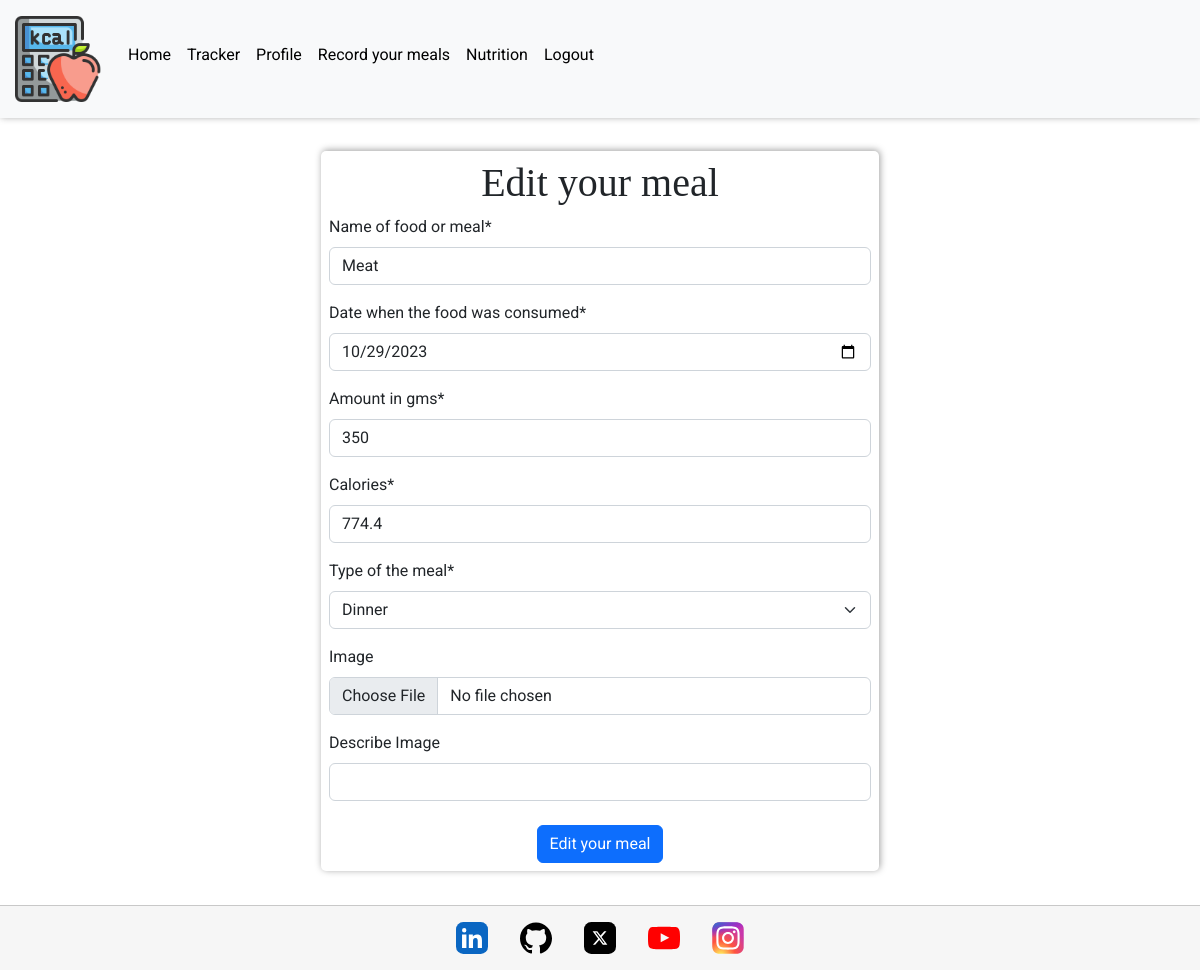
The app's page /tracker/edit/15/ (signed in), older data.
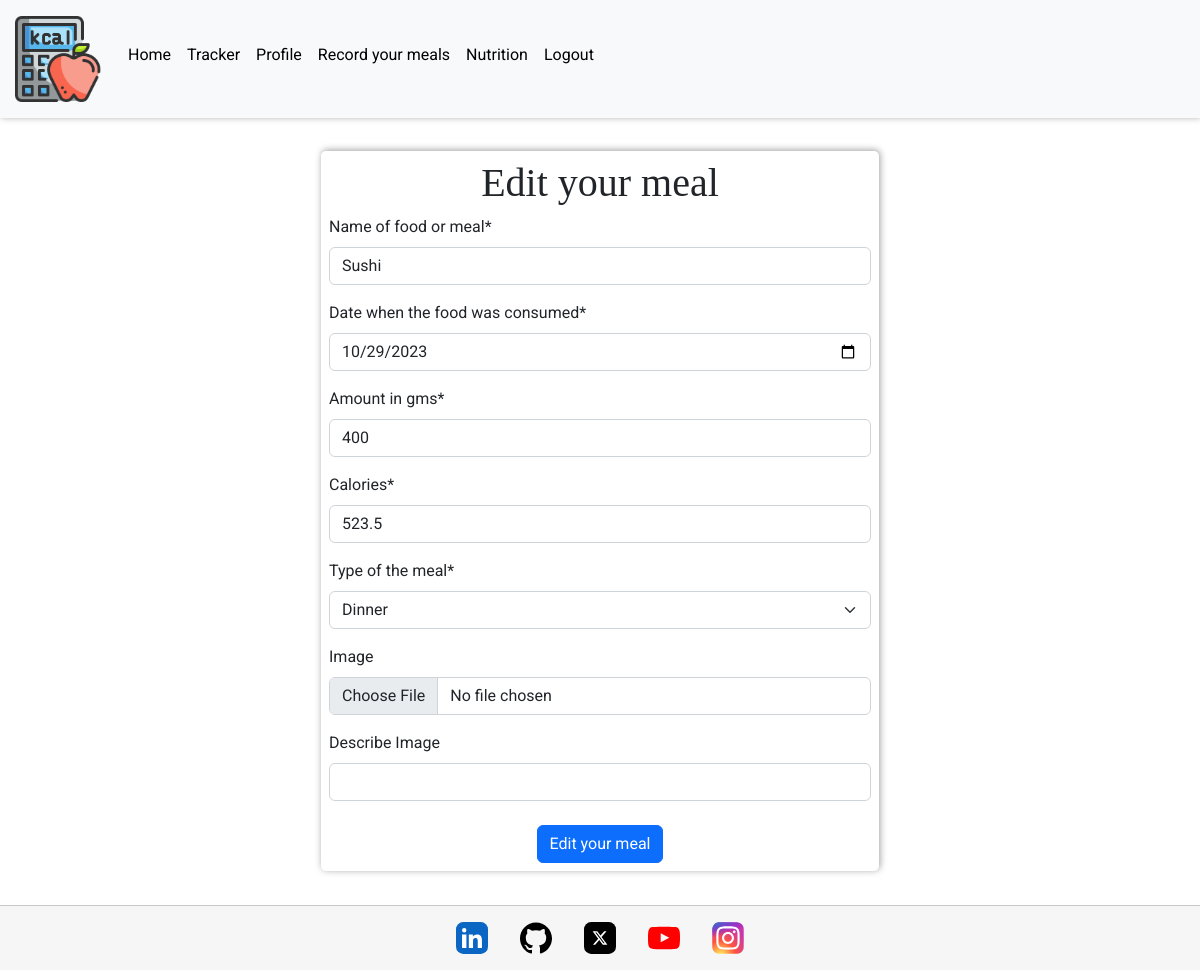
The same page, newer data.
### tracker/models.py (models this page shows, shortened)
class Tracker(models.Model):
    MEAL_CHOICES = (
        ("Breakfast", "Breakfast"),
        ("Lunch", "Lunch"),
        ("Dinner", "Dinner"),
        ("Snack", "Snack"),
    )
    user = models.ForeignKey(Profile, on_delete=models.CASCADE, related_name="trackers")
    title = models.CharField(max_length=300, null=False, blank=False)
    date = models.DateField(null=False, blank=False)
    portion_size = models.CharField(max_length=200, blank=False, null=False)
    meal_type = models.CharField(choices=MEAL_CHOICES, max_length=10, default="Snack")
    calories = models.FloatField(null=False, default="0")
    image = ResizedImageField(
        size=(400, None),
        quality=75,
        upload_to="tracker/",
        force_format="WEBP",
        blank=True,
        null=False,
    )
    image_alt = models.CharField(max_length=100, null=True, blank=True)
    class Meta:
        ordering = ["-date"]

### tracker/views.py (the view, shortened to what this page needs)
# urls.py: path("edit/<slug:pk>/", EditTracker.as_view(), name="edit_tracker"),
class EditTracker(LoginRequiredMixin, UserPassesTestMixin, UpdateView):
    template_name = "tracker/edit_tracker.html"
    model = Tracker
    form_class = TrackerForm
    success_url = "/tracker/"
    def test_func(self):
        return self.request.user.profile == self.get_object().user

### tracker/forms.py (shortened to what this page needs)
class TrackerForm(forms.ModelForm):
    class Meta:
        model = Tracker
        fields = [
            "title",
            "date",
            "portion_size",
            "calories",
            "meal_type",
            "image",
            "image_alt",
        ]
        description = forms.CharField(widget=RichTextWidget())
        widgets = {
            "date": DateInput(
                attrs={"type": "date", "max": date.today().strftime("%Y-%m-%d")}
            ),
        }
        labels = {
            "title": "Name of food or meal",
            "date": "Date when the food was consumed",
            "portion_size": "Amount in gms",
            "calories": "Calories",
            "meal_type": "Type of the meal",
            "image": "Image",
            "image_alt": "Describe Image",
        }

### tracker/templates/tracker/edit_tracker.html (shortened to what this page needs)
{% extends "base.html" %}
{% block content %}
<div class="container">
    <form method="POST" enctype="multipart/form-data" class="p-2 form">
        <h1 class="text-center">Edit your meal</h1>
        {{ form|crispy }}
        <div class="text-center">
            <button type="submit" class="btn btn-primary mt-2">Edit your meal</button>
        </div>
    </form>
</div>
{% endblock %}

Row changes from the older to the newer data that the page shows:
changed Tracker "Dinner": title "Meat" → "Sushi"; portion_size "350" → "400"; calories "774.4" → "523.5"
